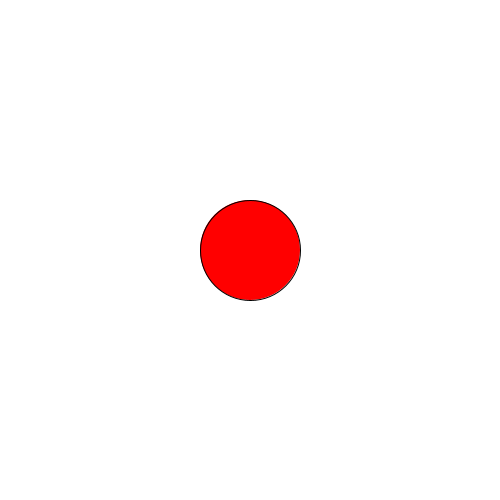
Frame 1 (no input)
Frame 60 (the mouse pressed at the canvas centre just before this capture): identical to frame 1, image omitted
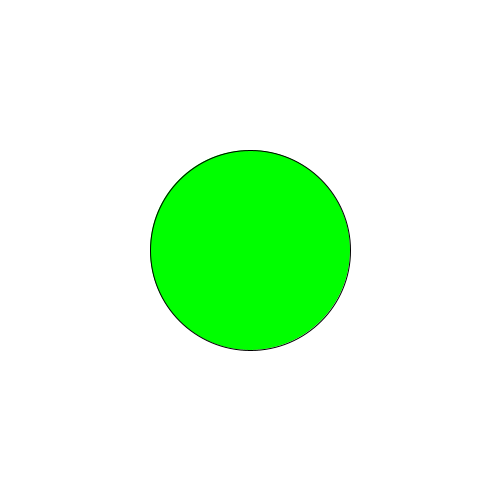
Frame 120 (the mouse held since frame 60 and released just before this capture)

The Processing sketch that drew these frames (run headless with seeded random() and noise(); from frame 60 on, the mouse is pressed at the canvas centre):

// Processing sketch: mouse_key_Pressed_dragged
// ── mouse_key_Pressed_dragged.pde
color miColor;
float tam;

void setup() {
  size(500, 500);
  miColor = color(255, 0, 0);
  tam = 100;
}

void draw() {
  background(255);
  fill(miColor);
  ellipse(width/2, height/2, tam, tam);
}

void mousePressed() {
  miColor = color(0, 255, 0);
  tam = 200;
}

void keyPressed() {
  if (key == '1') {
    miColor = color(0, 0, 255);
    tam = 30;
  }

  if (key == '0') {
    resetear();
  }
}

void mouseDragged() {
  miColor = color(255, 255, 0);
  tam ++;
}

void resetear() {
  miColor = color(255, 0, 0);
  tam = 100;
}
